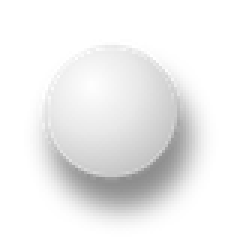
#> input picture src/showrunner/artwork/styles/board/assets/pin.png, 80 x 80 px (shown 3 times larger)
$ python -i quality.py   (imports and definitions only)   (older library calls are emulated)
#> lines starting #> are read from the running program, lines starting #| are printed output that depends on the picture
#> further down, picture is the input picture: PIL image 80x80 RGBA; mean R, G, B, A 57.6, 57.6, 57.6, 71
# SPDX-License-Identifier: AGPL-3.0-or-later
"""How good a frame is to look at: sharp, well exposed, with contrast and color, large enough.

Each measure is brought to 0..1 and the score is their weighted sum, lowered for a small
frame. A blurred frame of a moving camera, a dark one, a fade to black or a washed-out sky
scores low. Measured on a small copy, so it is quick and does not depend on the frame size."""

from __future__ import annotations

import math
from dataclasses import asdict, dataclass

import cv2
import numpy as np
from PIL import Image

WORK_SIDE = 512
FULL_SIZE = 1280
"""A frame this large (long side) loses nothing for its size."""
WEIGHTS = {
    "sharpness": 0.35,
    "exposure": 0.2,
    "contrast": 0.15,
    "colorfulness": 0.1,
    "unclipped": 0.2,
}


@dataclass(frozen=True)
class Quality:
    sharpness: float
    exposure: float
    contrast: float
    colorfulness: float
    clipped: float
    """Share of pixels that are pure black or pure white."""
    size: int
    """Long side of the frame in pixels."""
    score: float

    def to_dict(self) -> dict[str, float]:
        return {k: round(v, 4) if isinstance(v, float) else v for k, v in asdict(self).items()}


def assess(image: Image.Image) -> Quality:
    size = max(image.size)
#> size = 80
    small = image.convert("RGB")
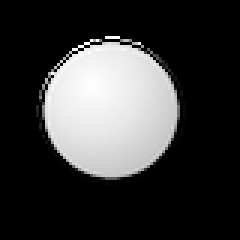
#> small: PIL image 80x80 RGB (shown 3 times larger); min 0, max 255, mean 57.6
    small.thumbnail((WORK_SIDE, WORK_SIDE), Image.Resampling.BILINEAR)
    rgb = np.asarray(small, dtype=np.float32)
    grey = cv2.cvtColor(rgb.astype(np.uint8), cv2.COLOR_RGB2GRAY).astype(np.float32)

    variance = float(cv2.Laplacian(grey, cv2.CV_32F).var())
#> variance = 6955.7
    sharpness = 1 - math.exp(-variance / 150)
#> sharpness = 1
    mean = float(grey.mean()) / 255
#> mean = 0.226
    exposure = math.exp(-(((mean - 0.48) / 0.24) ** 2))
#> exposure = 0.326
    contrast = min(1.0, float(grey.std()) / 255 / 0.22)
#> contrast = 1
    clipped = float(((grey < 4) | (grey > 251)).mean())
#> clipped = 0.733

    r, g, b = rgb[..., 0], rgb[..., 1], rgb[..., 2]
    rg, yb = r - g, 0.5 * (r + g) - b
#> rg: shape (80, 80) float32; every value is 0
    colorful = math.hypot(float(rg.std()), float(yb.std())) + 0.3 * math.hypot(
        float(rg.mean()), float(yb.mean())
    )
#> colorful = 0
    colorfulness = min(1.0, colorful / 90)
#> colorfulness = 0

    parts = {
        "sharpness": sharpness,
        "exposure": exposure,
        "contrast": contrast,
        "colorfulness": colorfulness,
        "unclipped": max(0.0, 1 - clipped * 2.5),
    }
#> parts = {'sharpness': 1, 'exposure': 0.326, 'contrast': 1, 'colorfulness': 0, 'unclipped': 0}
    score = sum(WEIGHTS[k] * v for k, v in parts.items())
#> score = 0.565
    score *= min(1.0, size / FULL_SIZE) ** 0.5
#> score = 0.141
    return Quality(
        sharpness=sharpness,
        exposure=exposure,
        contrast=contrast,
        colorfulness=colorfulness,
        clipped=clipped,
        size=size,
        score=score,
    )

>>> from PIL import Image
>>> picture = Image.open('styles/board/assets/pin.png')
>>> result = assess(picture)
